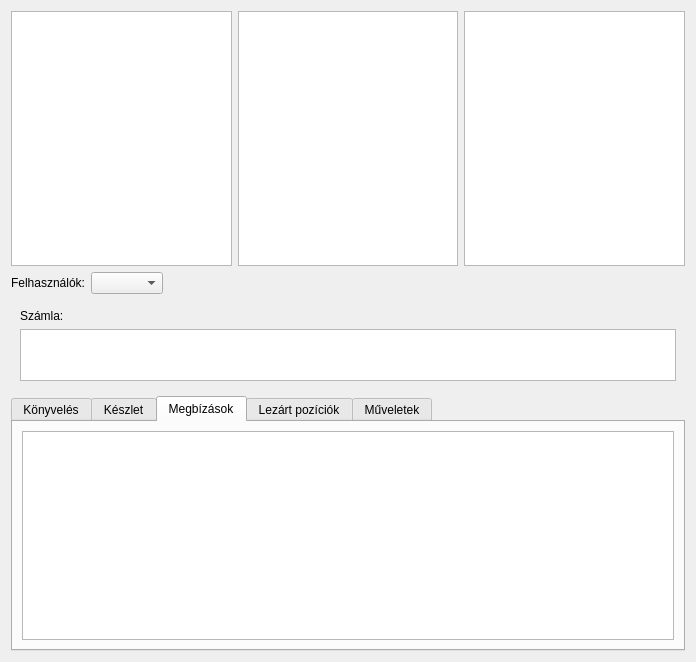
<?xml version="1.0" encoding="UTF-8"?>
<ui version="4.0">
 <class>MyMainWindow</class>
 <widget class="QDialog" name="MyMainWindow">
  <property name="geometry">
   <rect>
    <x>0</x>
    <y>0</y>
    <width>696</width>
    <height>662</height>
   </rect>
  </property>
  <property name="windowTitle">
   <string>Tőzsdeprogram - Szerver</string>
  </property>
  <layout class="QVBoxLayout" name="verticalLayout">
   <item>
    <layout class="QHBoxLayout" name="horizontalLayout_2">
     <item>
      <widget class="QTableWidget" name="tableWidget"/>
     </item>
     <item>
      <widget class="QTableWidget" name="tableWidget_2"/>
     </item>
     <item>
      <widget class="QTableWidget" name="tableWidget_3"/>
     </item>
    </layout>
   </item>
   <item>
    <layout class="QHBoxLayout" name="horizontalLayout">
     <item>
      <widget class="QLabel" name="label">
       <property name="text">
        <string>Felhasználók:</string>
       </property>
      </widget>
     </item>
     <item>
      <widget class="QComboBox" name="comboBox_felhasznalok"/>
     </item>
     <item>
      <spacer name="horizontalSpacer">
       <property name="orientation">
        <enum>Qt::Horizontal</enum>
       </property>
       <property name="sizeHint" stdset="0">
        <size>
         <width>40</width>
         <height>20</height>
        </size>
       </property>
      </spacer>
     </item>
    </layout>
   </item>
   <item>
    <widget class="QWidget" name="widget" native="true">
     <property name="maximumSize">
      <size>
       <width>16777215</width>
       <height>90</height>
      </size>
     </property>
     <layout class="QGridLayout" name="gridLayout">
      <item row="1" column="0">
       <widget class="QTableView" name="tableView_szamla">
        <property name="maximumSize">
         <size>
          <width>16777215</width>
          <height>60</height>
         </size>
        </property>
       </widget>
      </item>
      <item row="0" column="0">
       <widget class="QLabel" name="label_2">
        <property name="text">
         <string>Számla:</string>
        </property>
       </widget>
      </item>
     </layout>
    </widget>
   </item>
   <item>
    <widget class="QTabWidget" name="tabWidget">
     <property name="currentIndex">
      <number>2</number>
     </property>
     <widget class="QWidget" name="tab_konyveles">
      <attribute name="title">
       <string>Könyvelés</string>
      </attribute>
      <layout class="QGridLayout" name="gridLayout_4">
       <item row="0" column="0">
        <widget class="QTableView" name="tableView_konyveles"/>
       </item>
      </layout>
     </widget>
     <widget class="QWidget" name="tab_keszlet">
      <attribute name="title">
       <string>Készlet</string>
      </attribute>
      <layout class="QGridLayout" name="gridLayout_5">
       <item row="0" column="0">
        <widget class="QTableView" name="tableView_keszlet"/>
       </item>
      </layout>
     </widget>
     <widget class="QWidget" name="tab_megbizasok">
      <attribute name="title">
       <string>Megbízások</string>
      </attribute>
      <layout class="QGridLayout" name="gridLayout_6">
       <item row="0" column="0">
        <widget class="QTableView" name="tableView_megbizasok"/>
       </item>
      </layout>
     </widget>
     <widget class="QWidget" name="tab_lezart_poziciok">
      <attribute name="title">
       <string>Lezárt pozíciók</string>
      </attribute>
      <layout class="QGridLayout" name="gridLayout_2">
       <item row="0" column="0">
        <widget class="QTableView" name="tableView_lezart_poziciok"/>
       </item>
      </layout>
     </widget>
     <widget class="QWidget" name="tab_muveletek">
      <attribute name="title">
       <string>Műveletek</string>
      </attribute>
      <layout class="QGridLayout" name="gridLayout_3">
       <item row="0" column="0">
        <widget class="QTableView" name="tableView_muveletek"/>
       </item>
      </layout>
     </widget>
    </widget>
   </item>
  </layout>
 </widget>
 <resources/>
 <connections/>
</ui>
